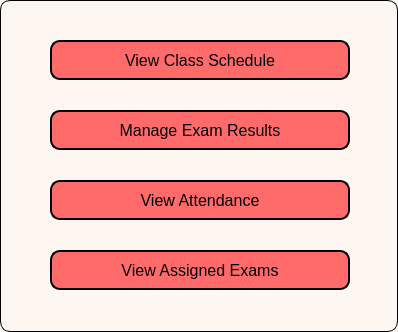
<?xml version="1.0" encoding="UTF-8"?>
<ui version="4.0">
 <class>TeacherPanel</class>
 <widget class="QDialog" name="TeacherPanel">
  <property name="geometry">
   <rect>
    <x>0</x>
    <y>0</y>
    <width>398</width>
    <height>332</height>
   </rect>
  </property>
  <property name="windowTitle">
   <string>Teacher Panel</string>
  </property>
  <property name="styleSheet">
   <string notr="true">QDialog#TeacherPanel {
        background-color: #fef6f0   ;
        border: 1px solid black;
        border-radius: 10%;
}</string>
  </property>
  <widget class="QPushButton" name="btnClassSchedule">
   <property name="geometry">
    <rect>
     <x>50</x>
     <y>40</y>
     <width>300</width>
     <height>40</height>
    </rect>
   </property>
   <property name="styleSheet">
    <string notr="true">QPushButton#btnClassSchedule {
    background-color: #ff6b6b;
    border: 1.5px solid black;
    border-radius: 10px;
    padding: 6px;
    font-size: 16px;
}

/* Hover effect */
QPushButton#btnClassSchedule:hover {
    background-color: #ee5253;
}

</string>
   </property>
   <property name="text">
    <string>View Class Schedule</string>
   </property>
  </widget>
  <widget class="QPushButton" name="btnExamResult">
   <property name="geometry">
    <rect>
     <x>50</x>
     <y>110</y>
     <width>300</width>
     <height>40</height>
    </rect>
   </property>
   <property name="styleSheet">
    <string notr="true">QPushButton#btnExamResult {
    background-color: #ff6b6b;
    border: 1.5px solid black;
    border-radius: 10px;
    padding: 6px;
    font-size: 16px;
}

/* Hover effect */
QPushButton#btnExamResult:hover {
    background-color: #ee5253;
}

</string>
   </property>
   <property name="text">
    <string>Manage Exam Results</string>
   </property>
  </widget>
  <widget class="QPushButton" name="btnAttendanceViewing">
   <property name="geometry">
    <rect>
     <x>50</x>
     <y>180</y>
     <width>300</width>
     <height>40</height>
    </rect>
   </property>
   <property name="styleSheet">
    <string notr="true">QPushButton#btnAttendanceViewing {
    background-color: #ff6b6b;
    border: 1.5px solid black;
    border-radius: 10px;
    padding: 6px;
    font-size: 16px;
}

/* Hover effect */
QPushButton#btnAttendanceViewing:hover {
    background-color: #ee5253;
}

</string>
   </property>
   <property name="text">
    <string>View Attendance</string>
   </property>
  </widget>
  <widget class="QPushButton" name="btnExamManagement">
   <property name="geometry">
    <rect>
     <x>50</x>
     <y>250</y>
     <width>300</width>
     <height>40</height>
    </rect>
   </property>
   <property name="styleSheet">
    <string notr="true">QPushButton#btnExamManagement {
    background-color: #ff6b6b;
    border: 1.5px solid black;
    border-radius: 10px;
    padding: 6px;
    font-size: 16px;
}

/* Hover effect */
QPushButton#btnExamManagement:hover {
    background-color: #ee5253;
}

</string>
   </property>
   <property name="text">
    <string>View Assigned Exams</string>
   </property>
  </widget>
 </widget>
 <resources/>
 <connections/>
</ui>
